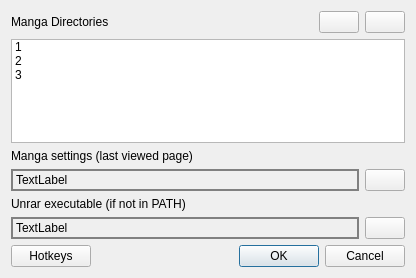
<?xml version="1.0" encoding="UTF-8"?>
<ui version="4.0">
 <class>SettingsDialog</class>
 <widget class="QDialog" name="SettingsDialog">
  <property name="geometry">
   <rect>
    <x>0</x>
    <y>0</y>
    <width>416</width>
    <height>278</height>
   </rect>
  </property>
  <property name="windowTitle">
   <string>PyMangaReader Settings</string>
  </property>
  <layout class="QVBoxLayout" name="verticalLayout_2">
   <item>
    <layout class="QVBoxLayout" name="verticalLayout">
     <item>
      <layout class="QHBoxLayout" name="horizontalLayout">
       <item>
        <widget class="QLabel" name="label">
         <property name="text">
          <string>Manga Directories</string>
         </property>
        </widget>
       </item>
       <item>
        <widget class="QPushButton" name="pushAddMangaDir">
         <property name="sizePolicy">
          <sizepolicy hsizetype="Fixed" vsizetype="Fixed">
           <horstretch>0</horstretch>
           <verstretch>0</verstretch>
          </sizepolicy>
         </property>
         <property name="text">
          <string/>
         </property>
         <property name="icon">
          <iconset resource="images_res.qrc">
           <normaloff>:/newPrefix/images/add.png</normaloff>:/newPrefix/images/add.png</iconset>
         </property>
        </widget>
       </item>
       <item>
        <widget class="QPushButton" name="pushRemoveMangaDir">
         <property name="sizePolicy">
          <sizepolicy hsizetype="Fixed" vsizetype="Fixed">
           <horstretch>0</horstretch>
           <verstretch>0</verstretch>
          </sizepolicy>
         </property>
         <property name="text">
          <string/>
         </property>
         <property name="icon">
          <iconset resource="images_res.qrc">
           <normaloff>:/newPrefix/images/remove.png</normaloff>:/newPrefix/images/remove.png</iconset>
         </property>
        </widget>
       </item>
      </layout>
     </item>
     <item>
      <widget class="QListWidget" name="listMangaDirs">
       <item>
        <property name="text">
         <string>1</string>
        </property>
       </item>
       <item>
        <property name="text">
         <string>2</string>
        </property>
       </item>
       <item>
        <property name="text">
         <string>3</string>
        </property>
       </item>
      </widget>
     </item>
     <item>
      <widget class="QLabel" name="label_3">
       <property name="text">
        <string>Manga settings (last viewed page)</string>
       </property>
      </widget>
     </item>
     <item>
      <layout class="QHBoxLayout" name="horizontalLayout_2">
       <item>
        <widget class="QLabel" name="labelMangaSettings">
         <property name="sizePolicy">
          <sizepolicy hsizetype="Expanding" vsizetype="Preferred">
           <horstretch>0</horstretch>
           <verstretch>0</verstretch>
          </sizepolicy>
         </property>
         <property name="autoFillBackground">
          <bool>false</bool>
         </property>
         <property name="styleSheet">
          <string notr="true">border: 2px solid grey</string>
         </property>
         <property name="text">
          <string>TextLabel</string>
         </property>
        </widget>
       </item>
       <item>
        <widget class="QPushButton" name="pushSelectMangaSettingsDir">
         <property name="text">
          <string/>
         </property>
         <property name="icon">
          <iconset resource="images_res.qrc">
           <normaloff>:/newPrefix/images/open_folder.png</normaloff>:/newPrefix/images/open_folder.png</iconset>
         </property>
        </widget>
       </item>
      </layout>
     </item>
     <item>
      <widget class="QLabel" name="label_4">
       <property name="text">
        <string>Unrar executable (if not in PATH)</string>
       </property>
      </widget>
     </item>
     <item>
      <layout class="QHBoxLayout" name="horizontalLayout_3">
       <item>
        <widget class="QLabel" name="labelUnrarExe">
         <property name="sizePolicy">
          <sizepolicy hsizetype="Expanding" vsizetype="Preferred">
           <horstretch>0</horstretch>
           <verstretch>0</verstretch>
          </sizepolicy>
         </property>
         <property name="autoFillBackground">
          <bool>false</bool>
         </property>
         <property name="styleSheet">
          <string notr="true">border: 2px solid grey</string>
         </property>
         <property name="text">
          <string>TextLabel</string>
         </property>
        </widget>
       </item>
       <item>
        <widget class="QPushButton" name="pushSelectUnrarExecutable">
         <property name="text">
          <string/>
         </property>
         <property name="icon">
          <iconset resource="images_res.qrc">
           <normaloff>:/newPrefix/images/open_folder.png</normaloff>:/newPrefix/images/open_folder.png</iconset>
         </property>
        </widget>
       </item>
      </layout>
     </item>
    </layout>
   </item>
   <item>
    <layout class="QHBoxLayout" name="horizontalLayout_4">
     <item>
      <widget class="QPushButton" name="button_hotkey">
       <property name="text">
        <string>Hotkeys</string>
       </property>
      </widget>
     </item>
     <item>
      <widget class="QDialogButtonBox" name="buttonBox">
       <property name="orientation">
        <enum>Qt::Horizontal</enum>
       </property>
       <property name="standardButtons">
        <set>QDialogButtonBox::Cancel|QDialogButtonBox::Ok</set>
       </property>
      </widget>
     </item>
    </layout>
   </item>
  </layout>
 </widget>
 <resources>
  <include location="images_res.qrc"/>
 </resources>
 <connections>
  <connection>
   <sender>buttonBox</sender>
   <signal>accepted()</signal>
   <receiver>SettingsDialog</receiver>
   <slot>accept()</slot>
   <hints>
    <hint type="sourcelabel">
     <x>248</x>
     <y>254</y>
    </hint>
    <hint type="destinationlabel">
     <x>157</x>
     <y>274</y>
    </hint>
   </hints>
  </connection>
  <connection>
   <sender>buttonBox</sender>
   <signal>rejected()</signal>
   <receiver>SettingsDialog</receiver>
   <slot>reject()</slot>
   <hints>
    <hint type="sourcelabel">
     <x>316</x>
     <y>260</y>
    </hint>
    <hint type="destinationlabel">
     <x>286</x>
     <y>274</y>
    </hint>
   </hints>
  </connection>
 </connections>
</ui>
